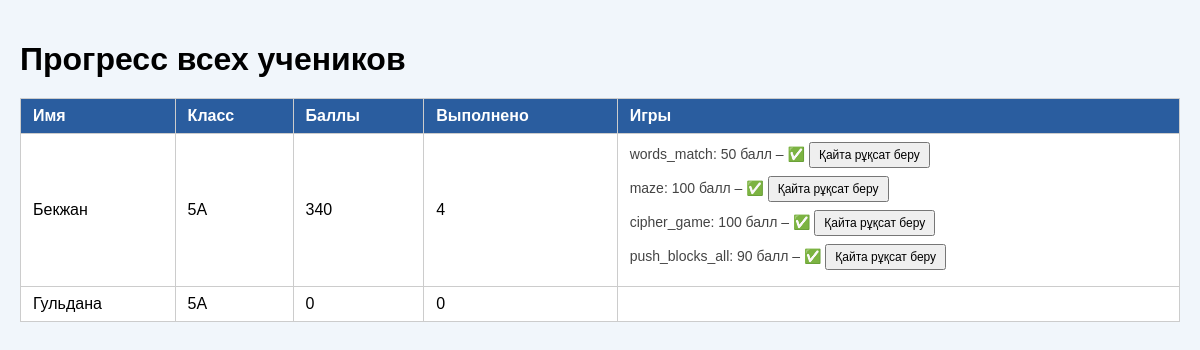
The app's page /teacher/progress (signed in), older data.
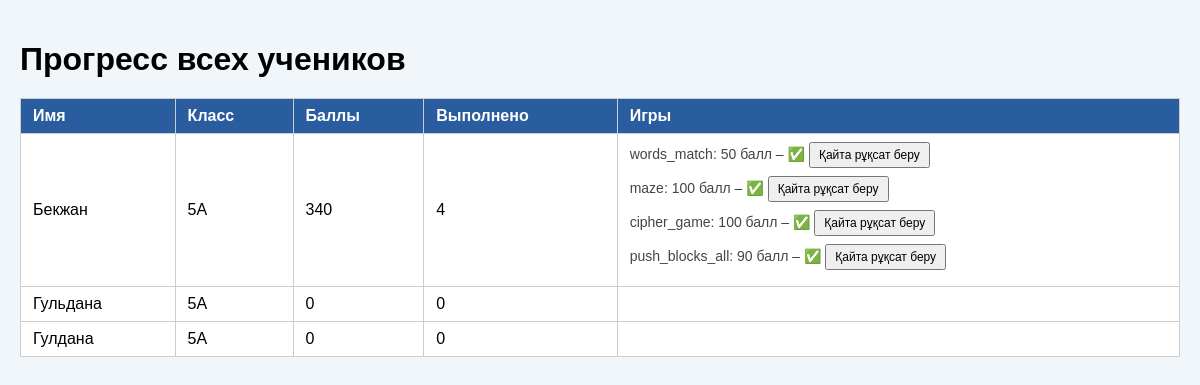
The same page, newer data.
### main.py (models this page shows, shortened)
class Student(db.Model):
    id = db.Column(db.Integer, primary_key=True)
    name = db.Column(db.String(100), nullable=False)
    student_class = db.Column(db.String(10), nullable=False)
    password = db.Column(db.String(200), nullable=False)
    score = db.Column(db.Integer, default=0)
    progress = db.relationship('StudentProgress', backref='student', lazy=True)
    __table_args__ = (db.UniqueConstraint('name', 'student_class', name='uq_name_class'),)

class GameProgress(db.Model):
    id = db.Column(db.Integer, primary_key=True)
    student_id = db.Column(db.Integer, db.ForeignKey("student.id"))
    game_name = db.Column(db.String(100), nullable=False)
    score = db.Column(db.Integer, default=0)
    completed = db.Column(db.Boolean, default=False)
    attempt = db.Column(db.Integer, nullable=False, default=1)
    timestamp = db.Column(db.DateTime, default=db.func.current_timestamp())
    student = db.relationship('Student', backref='games')

### main.py (the view)
@app.route("/teacher/progress")
@login_required("teacher")
def teacher_progress():
    students = Student.query.all()
    progress_data = []
    for s in students:
        games = GameProgress.query.filter_by(student_id=s.id).all()
        progress_data.append({
            "id": s.id,
            "name": s.name,
            "student_class": s.student_class,
            "score": s.score,
            "correct_tasks": sum(1 for g in games if g.completed),
            "games": games
        })
    return render_template("teacher_progress.html", progress_data=progress_data)

### main.py (called while the page is built)
def login_required(role):
    def decorator(func):
        @wraps(func)
        def wrapper(*args, **kwargs):
            if session.get("user_id") is None or session.get("role") != role:
                if role == "teacher":
                    return redirect("/login_teacher")
                else:
                    return redirect("/login")
            return func(*args, **kwargs)
        return wrapper
    return decorator

### templates/teacher_progress.html (shortened to what this page needs)
<!DOCTYPE html>
<html>
<head>
</head>
<body>
  <h1>Прогресс всех учеников</h1>
  <table>
    <thead>
      <tr>
        <th>Имя</th>
        <th>Класс</th>
        <th>Баллы</th>
        <th>Выполнено</th>
        <th>Игры</th>
      </tr>
    </thead>
    <tbody>
      {% for student in progress_data %}
      <tr>
        <td>{{ student.name }}</td>
        <td>{{ student.student_class }}</td>
        <td>{{ student.score }}</td>
        <td>{{ student.correct_tasks }}</td>
        <td>
          {% for game in student.games %}
            <div class="game-row">
              {{ game.game_name }}: {{ game.score }} балл –
              {% if game.completed %}✅{% else %}❌{% endif %}
              <form method="POST" action="/reset_module_score">
                <button type="submit">Қайта рұқсат беру</button>
              </form>
            </div>
          {% endfor %}
        </td>
      </tr>
      {% endfor %}
    </tbody>
  </table>
</body>
</html>

### templates/teacher_progress.html (style rules this page uses)
body { font-family: Arial, sans-serif; background: #f1f6fb; margin: 0; padding: 20px; }
table { border-collapse: collapse; width: 100%; background: #fff; }
th, td { border: 1px solid #ccc; padding: 8px 12px; text-align: left; }
th { background-color: #2a5d9f; color: #fff; }
h1 { margin-bottom: 20px; }
.game-row { font-size: 14px; color: #444; margin-bottom: 8px; }
form { display: inline; }
button { padding: 4px 8px; font-size: 12px; }

Row changes from the older to the newer data that the page shows:
added Student: name "Гулдана", student_class "5А", score "0", correct_tasks "0"
